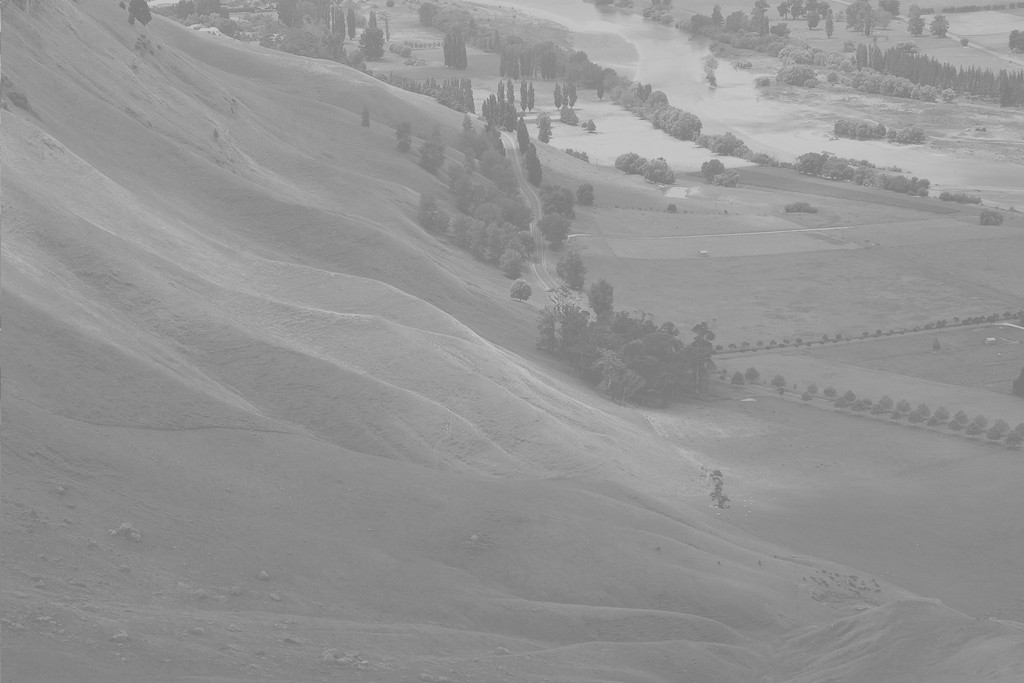
#> input picture equalization and stretching/image/noise_img.jpg, 1024 x 683 px
$ python Histogram_stretching.py
#> lines starting #> are read from the running program, lines starting #| are printed output that depends on the picture
import cv2
import numpy as np
import matplotlib.pyplot as plt

img = cv2.imread("image/noise_img.jpg")
#> img is the input picture: shape (683, 1024, 3); min 114, max 208, mean 148

#print(gray_img.shape) --> (683,1024)
gray_img = cv2.cvtColor(img, cv2.COLOR_BGR2GRAY)

def search_value_idx(hist, bias = 0):
    for i in range(hist.shape[0]):
        idx = np.abs(bias - i)
        if hist[idx] > 0: return idx
    return -1

def stretching(image):

    bsize, ranges = [64], [0,256]
    hist = cv2.calcHist([image], [0], None, bsize, ranges)
#> hist = 64 values, max 108480 at index 34, min 0 at index 0, mean 10928

    bin_width = ranges[1]/bsize[0]
    high =search_value_idx(hist, bsize[0]-1) * bin_width
#> high = 208
    low = search_value_idx(hist, 0) * bin_width
#> low = 112

    idx = np.arange(0, 256)
    idx = (idx - low) * 255/(high - low)
#> idx = 256 values from -297.5 to 379.8
    idx[0:int(low)] = 0
    idx[int(high+1)] = 255

    processed_img = cv2.LUT(image, idx.astype('uint8'))
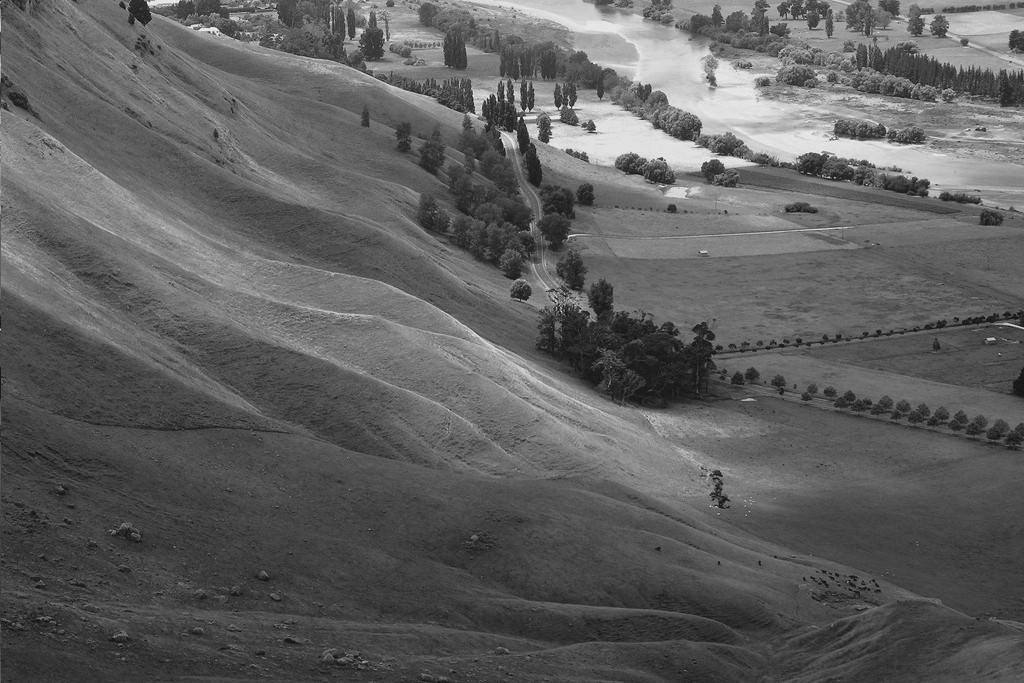
#> processed_img: shape (683, 1024); min 5, max 255, mean 95.1

    return processed_img

processed_img = stretching(gray_img)


#Generate Histogram
original_hist,original_bins = np.histogram(gray_img.ravel(),256,[0,256])
#> original_hist = 256 values, max 28701 at index 137, min 0 at index 0, mean 2732; original_bins = 257 values from 0 to 256
processed_hist,processed_bins = np.histogram(processed_img.ravel(),256,[0,256])
#> processed_hist = 256 values, max 28701 at index 66, min 0 at index 0, mean 2732; processed_bins = 257 values from 0 to 256


fig, axes = plt.subplots(2, 2, figsize=(12, 8))
axes = axes.ravel()

# original image
axes[0].imshow(gray_img, cmap="gray")
axes[0].set_title("Original Grayscale Image")
axes[0].axis("off")

# processed image
axes[1].imshow(processed_img, cmap="gray")
axes[1].set_title("Processed Image")
axes[1].axis("off")


axes[2].plot(original_bins[:-1], original_hist, color="blue")
axes[2].set_title("Original Histogram")
axes[2].set_xlim([0, 256])


axes[3].plot(processed_bins[:-1], processed_hist, color="green")
axes[3].set_title("Processed Histogram")
axes[3].set_xlim([0, 256])

plt.tight_layout()
plt.show()
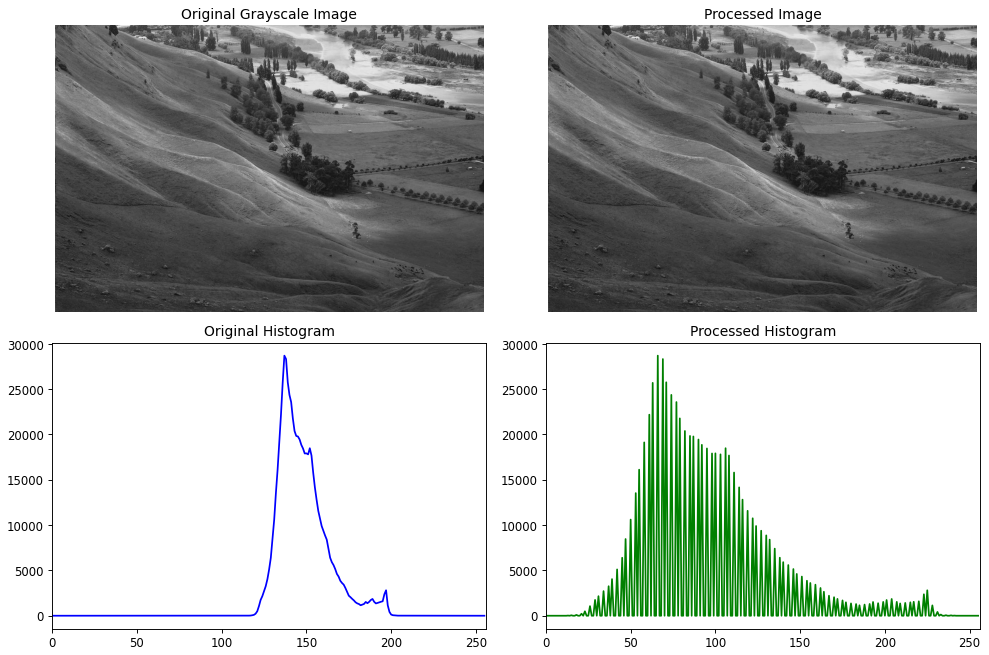
#> figure drawn by matplotlib, 4 panels; panel 3: curve peaks at x = 137, y = 28701; panel 4: curve peaks at x = 66, y = 28701
